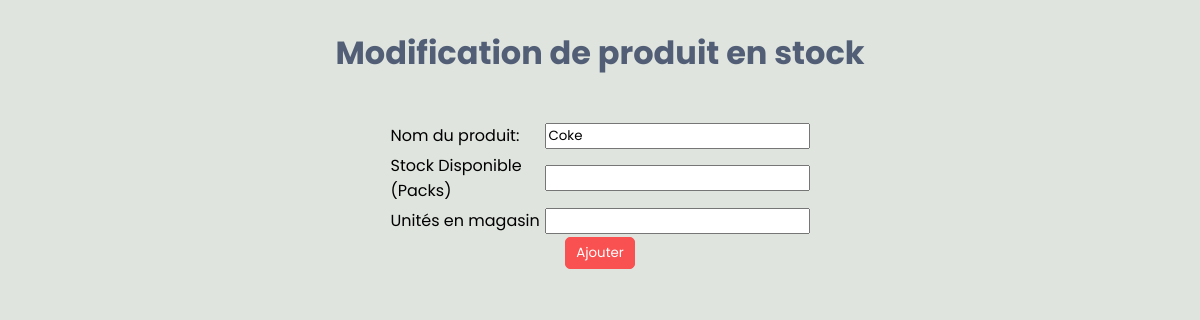
The app's page /addStock/2, older data.
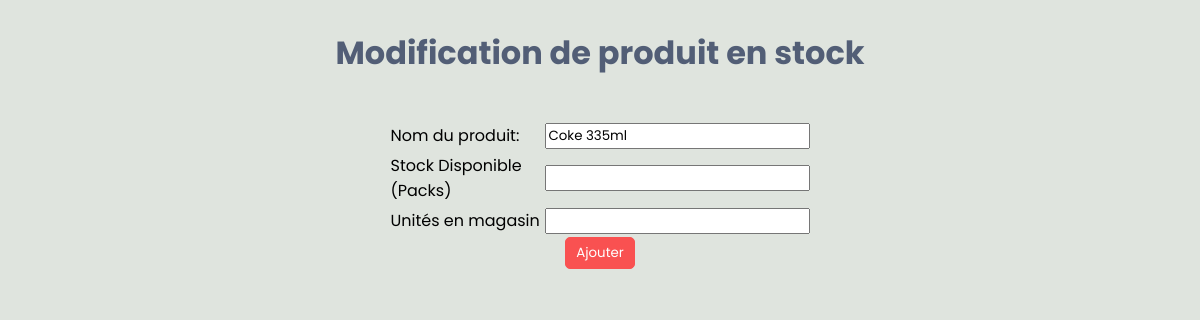
The same page, newer data.
### tables this page shows
CREATE TABLE Products(
                Id INTEGER PRIMARY KEY,
                ProdName TEXT NOT NULL,
                UnitPrice REAL CHECK(UnitPrice > 0),
                QtyPerPack INTEGER CHECK(QtyPerPack > 0), -- La quantite pour chaque groupe d'un produit (un carton ou un rack de produits)
                Expiration INTEGER NOT NULL, -- L'année d'expiration ou le bestbefore du produit
                ProductType TEXT NOT NULL CHECK(ProductType = 'Beverage' OR ProductType = 'Treat' OR ProductType = 'Grocery'),
                TreatType TEXT CHECK(TreatType = 'Bonbon' OR TreatType = 'Biscuit'), -- pour les produits de type treat
                Origine TEXT, -- pour les produits de type grocery (l'origine du produit)
                BeverageType TEXT CHECK(BeverageType = 'Jus' OR BeverageType = 'Soda' OR BeverageType = 'Alcool'), -- pour les produits de type Beverage 
                UserId INTEGER NOT NULL,
                FOREIGN KEY(UserId) REFERENCES Users(Id)  -- L'utilisateur qui ajoute le produit


);

### main.py (the view)
@app.route('/addStock/<int:prod_id>')
def prepare_stock_for_add(prod_id):
    prod = prod_dao.get_product_by_id(prod_id)
    return render_template("addStock.html", prod=prod)

### Business/Domain/Product.py (called while the page is built)
    def get_id(self):
        return self.__id

    def get_product_name(self):
        return self.__product_name

### Data_Access/DAOs/ProductDAO.py (called while the page is built)
    def get_product_by_id(self, prod_id):
        self.cursor.execute('''SELECT Id, ProdName, UnitPrice, QtyPerPack,
        Expiration FROM Products
        WHERE Id = ?''', (prod_id,))
        result = self.cursor.fetchone()
        return Product(result[0], result[1], result[2], result[3], result[4])

### templates/addStock.html (shortened to what this page needs)
<!DOCTYPE html>
<html lang="en">
<head>
    <link rel="stylesheet" href="../static/styles.css">
</head>
<body>
    <div class="fm-container">
        <h1>{{ 'Ajout de produit en stock' if stock is defined else 'Modification de produit en stock'}}</h1>
        <div class="fm">
            <form action="{{ '/addStock' if stock is not defined else '/updateStock' }}" method="post">
                <table>
                    <tr>
                        <td><label for="prodName">Nom du produit:</label></td>
                        <td><input type="text" name="prodName" id="prodName" required value="{{ prod.get_product_name() if prod is defined else '' }}"></td>
                    </tr>
                    <tr>
                        <td><label for="stockDispo">Stock Disponible (Packs)</label></td>
                        <td><input type="number" step="1" name="stock" id="stockDispo" value="{{ stock.get_stock() if stock is defined else '' }}"></td>
                    </tr>
                    <tr>
                        <td><label for="storeQty">Unités en magasin</label></td>
                        <td><input type="number" step="1" name="storeQty" id="storeQty" value="{{ stock.get_store_qty() if stock is defined else '' }}"></td>
                    </tr>
                </table>
                <div class="sbt">
                    <div><button type="submit" class="bttn">{{ 'Modifier' if stock is defined else 'Ajouter' }}</button>
                </div>
            </div>
            </form>
        </div>
    </div>
</body>
</html>

Row changes from the older to the newer data that the page shows:
changed Products: prodName "Coke" → "Coke 335ml"
